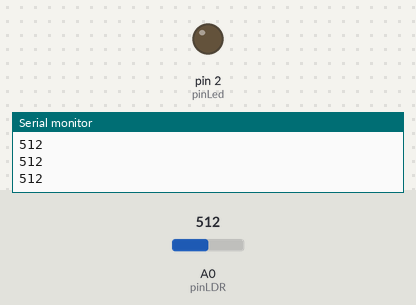
The sketch below on a simulated Arduino Uno, built with avr-gcc and run on an emulated ATmega328P. On the bench: output pins drawn as LEDs (lit = HIGH), the last lines printed to the serial monitor. The test bench sets the inputs (shaded band); at power-on: A0 (pinLDR) = 512.

Above: at 1.2 s.
1.3 s: A0 (pinLDR) set to 17
2.8 s: A0 (pinLDR) set to 13
At 3.1 s:
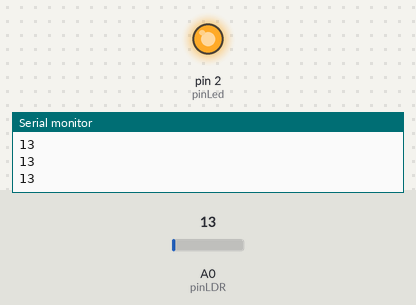
4.3 s: A0 (pinLDR) set to 122
At 5.5 s:
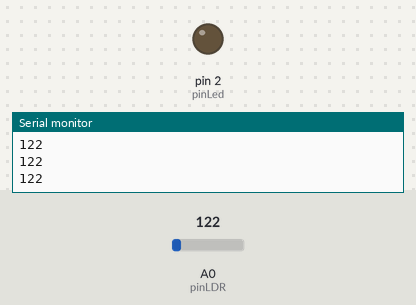
5.8 s: A0 (pinLDR) set to 5
At 6.9 s:
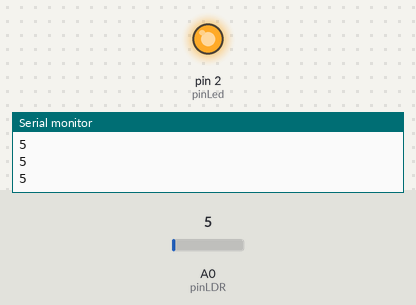
Timing chart, 0 to 8.3 s (numbered marks = the images above; inputs shaded):
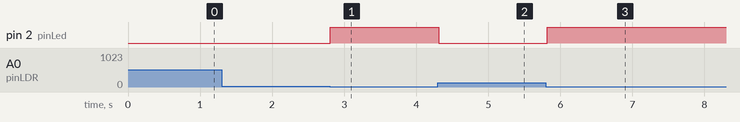

Measured:
- the behaviour switches between 15 and 14 on A0 (pinLDR) (found by bisection; images 0 and 1)
- after the input at 2.8 s, pin 2 (pinLed): LOW → HIGH at once
- after the input at 4.3 s, pin 2 (pinLed): HIGH → LOW at once
- after the input at 5.8 s, pin 2 (pinLed): LOW → HIGH at once

The sketch:

Practica_16_LDR.ino
```cpp
int pinLDR = A0;
int pinLed = 2;
int value;

void setup() {
  Serial.begin(9600);
  pinMode(pinLDR,INPUT);
  pinMode(pinLed,OUTPUT);
}

void loop() {
  value = analogRead(pinLDR);
  Serial.println(value);
  if(value < 15){
    digitalWrite(pinLed,HIGH);
  }
  else{
    digitalWrite(pinLed,LOW);
  }
  delay(100);
}
```
